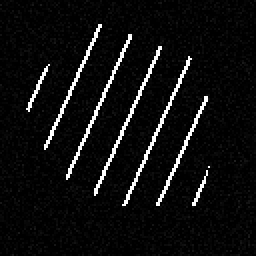
#> input picture hatch_recognition/data/dataset/test/ANSI31/ANSI31_0004_s127.4_r249_irregular.png, 128 x 128 px (shown 2 times larger)
$ python -i texture_features.py   (imports and definitions only)
#> lines starting #> are read from the running program, lines starting #| are printed output that depends on the picture; after the words box and inside, x2 and y2 are one past the last pixel; in counts of white or black regions, pixels touching at a corner belong together
"""
Classical texture cues for weak-periodic fills (GRAVEL vs AR-CONC).

GRAVEL: packed closed pebble/cobble outlines, little sand stipple.
AR-CONC: dense stipple dots + sparse hollow triangles.
"""
from __future__ import annotations

import math
from dataclasses import dataclass

import numpy as np
from PIL import Image, ImageFilter


@dataclass
class AggregateTexture:
    ink_density: float
    stipple_score: float
    closed_loop_score: float
    triangle_score: float
    line_period_score: float
    gravel_score: float
    concrete_score: float
    is_aggregate: bool
    roi_box: tuple[int, int, int, int]  # x0,y0,x1,y1


def _to_gray(img: Image.Image) -> np.ndarray:
    return np.asarray(img.convert("L"), dtype=np.uint8)


def ink_mask(gray: np.ndarray, hi: int = 200) -> np.ndarray:
    """
    Dark ink pixels. Include pure black (0) — binary CAD exports are 0/255.
    Previously `g > 5` dropped all ink on such images and broke dens/TTA.
    """
    g = np.asarray(gray)
    return g < hi


def extract_hatch_roi(gray: np.ndarray, pad: float = 0.04) -> tuple[int, int, int, int]:
    """Tight bbox around dark ink (ignore sparse annotations)."""
    h, w = gray.shape
    # Include soft anti-aliased ink and pure-black binary strokes.
    ink = ink_mask(gray, hi=205)
    ys, xs = np.where(ink)
    if len(xs) < 50:
        return 0, 0, w, h

    dens = float(ink.mean())
    # Sparse fills: grow from densest window until most ink is covered.
    if dens < 0.07 and min(h, w) >= 96:
        win = max(64, min(h, w) // 4)
        step = max(8, win // 4)
        best = (-1.0, 0, 0, w, h)
        for y0 in range(0, max(1, h - win + 1), step):
            for x0 in range(0, max(1, w - win + 1), step):
                d = float(ink[y0 : y0 + win, x0 : x0 + win].mean())
                if d > best[0]:
                    best = (d, x0, y0, x0 + win, y0 + win)
        _, x0, y0, x1, y1 = best
        target = 0.85 * dens * h * w  # cover most ink mass
        for _ in range(24):
            covered = float(ink[y0:y1, x0:x1].sum())
            if covered >= target:
                break
            grown = False
            # Expand toward the side that adds the most ink
            cands = []
            if x0 > 0:
                cands.append(("l", float(ink[y0:y1, max(0, x0 - step) : x0].sum())))
            if x1 < w:
                cands.append(("r", float(ink[y0:y1, x1 : min(w, x1 + step)].sum())))
            if y0 > 0:
                cands.append(("u", float(ink[max(0, y0 - step) : y0, x0:x1].sum())))
            if y1 < h:
                cands.append(("d", float(ink[y1 : min(h, y1 + step), x0:x1].sum())))
            if not cands:
                break
            cands.sort(key=lambda t: t[1], reverse=True)
            side, add = cands[0]
            if add < 1:
                break
            if side == "l":
                x0 = max(0, x0 - step)
            elif side == "r":
                x1 = min(w, x1 + step)
            elif side == "u":
                y0 = max(0, y0 - step)
            else:
                y1 = min(h, y1 + step)
            grown = True
            if not grown:
                break
        px, py = int((x1 - x0) * pad), int((y1 - y0) * pad)
        return max(0, x0 - px), max(0, y0 - py), min(w, x1 + px), min(h, y1 + py)

    # Keep central mass: discard outlier ink far from median
    mx, my = float(np.median(xs)), float(np.median(ys))
    dist = np.hypot(xs - mx, ys - my)
    keep = dist < np.percentile(dist, 94)
    xs, ys = xs[keep], ys[keep]
    if len(xs) < 30:
        return 0, 0, w, h
    x0, x1 = int(xs.min()), int(xs.max()) + 1
    y0, y1 = int(ys.min()), int(ys.max()) + 1
    px, py = int((x1 - x0) * pad), int((y1 - y0) * pad)
    x0, y0 = max(0, x0 - px), max(0, y0 - py)
    x1, y1 = min(w, x1 + px), min(h, y1 + py)
    if x1 - x0 < 24 or y1 - y0 < 24:
        return 0, 0, w, h
    return x0, y0, x1, y1


def _stipple_score(binary: np.ndarray) -> float:
    """Fraction of ink that is isolated 1–3px blobs (sand dots)."""
    from scipy import ndimage  # optional; fallback below

    try:
        labeled, n = ndimage.label(binary)
        if n == 0:
            return 0.0
        sizes = ndimage.sum(binary, labeled, index=np.arange(1, n + 1))
        tiny = float((sizes <= 4).sum())
        return tiny / max(n, 1)
    except Exception:
        # Fallback without scipy: local peakiness
        ink = binary.astype(np.float32)
        if ink.sum() < 10:
            return 0.0
        # Count pixels with few neighbors
        pad = np.pad(ink, 1)
        nb = (
            pad[0:-2, 0:-2]
            + pad[0:-2, 1:-1]
            + pad[0:-2, 2:]
            + pad[1:-1, 0:-2]
            + pad[1:-1, 2:]
            + pad[2:, 0:-2]
            + pad[2:, 1:-1]
            + pad[2:, 2:]
        )
        lone = ((ink > 0) & (nb <= 2)).mean()
        return float(lone)


def _closed_loop_score(gray: np.ndarray) -> float:
    """
    Estimate packed closed outlines: edge pixels that form ring-like structures.
    High for GRAVEL, lower for stipple fields.
    """
    # Simple edge via gradient
    g = gray.astype(np.float32)
    gx = np.abs(g[:, 1:] - g[:, :-1])
    gy = np.abs(g[1:, :] - g[:-1, :])
    edge = np.zeros_like(g)
    edge[:, 1:] = np.maximum(edge[:, 1:], gx)
    edge[1:, :] = np.maximum(edge[1:, :], gy)
    ebin = edge > 28
    dens = float(ebin.mean())
    if dens < 0.01:
        return 0.0
    # Local circularity proxy: for each edge pixel, check if opposite side also edged
    # Sample grid of centers and look for ring signatures
    h, w = gray.shape
    hits = 0
    trials = 0
    step = max(4, min(h, w) // 28)
    radii = [max(3, min(h, w) // 40), max(5, min(h, w) // 28), max(7, min(h, w) // 20)]
    for cy in range(step, h - step, step):
        for cx in range(step, w - step, step):
            # Prefer centers in white-ish interior (inside pebble)
            if gray[cy, cx] < 180:
                continue
            trials += 1
            ring = 0
            for r in radii:
                cnt = 0
                for a in range(0, 360, 30):
                    rad = math.radians(a)
                    x = int(cx + r * math.cos(rad))
                    y = int(cy + r * math.sin(rad))
                    if 0 <= x < w and 0 <= y < h and ebin[y, x]:
                        cnt += 1
                if cnt >= 7:
                    ring += 1
            if ring >= 1:
                hits += 1
    if trials == 0:
        return dens * 2.0
    return float(hits / trials) * (0.5 + dens)


def _triangle_score(gray: np.ndarray) -> float:
    """
    Rough detector for small hollow triangles (AR-CONC aggregate shards).
    Uses corner-rich closed contours of moderate size.
    """
    try:
        from scipy import ndimage
    except Exception:
        return 0.0

    # Edges
    g = gray.astype(np.float32)
    blur = ndimage.gaussian_filter(g, 0.6)
    edge = np.abs(ndimage.sobel(blur))
    ebin = edge > np.percentile(edge, 88)
    # Invert: find bright holes enclosed by dark/edge — use ink outlines
    ink = gray < 160
    # Dilate slightly and look for small cavities? Simpler: connected components of edge
    labeled, n = ndimage.label(ebin)
    if n == 0:
        return 0.0
    h, w = gray.shape
    area = h * w
    good = 0
    checked = 0
    for i in range(1, min(n + 1, 800)):
        ys, xs = np.where(labeled == i)
        if len(xs) < 12 or len(xs) > area * 0.02:
            continue
        checked += 1
        x0, x1 = xs.min(), xs.max()
        y0, y1 = ys.min(), ys.max()
        bw, bh = x1 - x0 + 1, y1 - y0 + 1
        if bw < 4 or bh < 4 or max(bw, bh) > min(h, w) * 0.15:
            continue
        # Compactness and triangularity via extent
        extent = len(xs) / max(bw * bh, 1)
        aspect = max(bw, bh) / max(min(bw, bh), 1)
        if 0.25 < extent < 0.75 and aspect < 2.2:
            # Hollow: interior mean brighter than edge
            cy, cx = int(ys.mean()), int(xs.mean())
            if gray[cy, cx] > 180:
                good += 1
    if checked == 0:
        return 0.0
    return float(good) / max(checked, 1) * 5.0  # scale up sparse hits


def _line_period_score(gray: np.ndarray) -> float:
    """High if dominant parallel-line periodicity (ANSI/LINE) — reject from aggregate path."""
    g = gray.astype(np.float32)
    g = g - g.mean()
    # Autocorr on mid row/col projections
    row = g.mean(axis=0)
    col = g.mean(axis=1)

    def peak_ratio(sig: np.ndarray) -> float:
        if len(sig) < 32:
            return 0.0
        f = np.fft.rfft(sig)
        p = np.abs(f) ** 2
        p[0] = 0
        if p.sum() < 1e-6:
            return 0.0
        # Ignore very low freq
        lo = max(2, len(p) // 40)
        band = p[lo:]
        if band.size == 0:
            return 0.0
        return float(band.max() / (band.mean() + 1e-8))

    return max(peak_ratio(row), peak_ratio(col)) / 20.0  # normalize roughly to 0-1+


def analyze_aggregate(img: Image.Image) -> AggregateTexture:
    gray_full = _to_gray(img)
    box = extract_hatch_roi(gray_full)
    x0, y0, x1, y1 = box
    gray = gray_full[y0:y1, x0:x1]
    # Light denoise
    patch = Image.fromarray(gray).filter(ImageFilter.MedianFilter(size=3))
    gray = np.asarray(patch, dtype=np.uint8)

    ink = ink_mask(gray, hi=200)
    dens = float(ink.mean())
    stipple = _stipple_score(ink)
    loops = _closed_loop_score(gray)
    tris = _triangle_score(gray)
    lines = _line_period_score(gray)

    # Heuristic combination (tuned to synthetic looks; fusion layer calibrates)
    gravel = 1.6 * loops + 0.2 * dens - 0.9 * stipple - 0.4 * tris - 0.8 * lines
    concrete = 1.2 * stipple + 0.9 * tris + 0.15 * dens - 0.9 * loops - 0.8 * lines

    is_agg = dens > 0.03 and lines < 0.85 and (loops > 0.02 or stipple > 0.15 or tris > 0.05)

    return AggregateTexture(
        ink_density=dens,
        stipple_score=float(stipple),
        closed_loop_score=float(loops),
        triangle_score=float(tris),
        line_period_score=float(lines),
        gravel_score=float(gravel),
        concrete_score=float(concrete),
        is_aggregate=bool(is_agg),
        roi_box=box,
    )

>>> from PIL import Image
>>> picture = Image.open('data/dataset/test/ANSI31/ANSI31_0004_s127.4_r249_irregular.png')
#> picture is the input picture: PIL image 128x128 L; min 0, max 255, mean 14.8
>>> result = analyze_aggregate(picture)
#> in ink_mask, `return g < hi`:
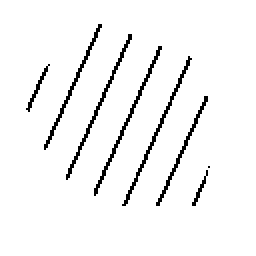
#> returned value: shape (128, 128) bool (shown 2 times larger); 95.4% white; black in thin lines or dots, all inside (x1, y1, x2, y2) = (13, 12, 105, 103)
#> in extract_hatch_roi, `ys, xs = np.where(ink)`: ys = 15633 values from 0 to 127; xs = 15633 values, max 127 at index 127, min 0 at index 0, mean 63.58
#> in extract_hatch_roi, `dens = float(ink.mean())`: dens = 0.954
#> in extract_hatch_roi, `mx, my = float(np.median(xs)), float(np.median(ys))`: mx = 64
#> in extract_hatch_roi, `dist = np.hypot(xs - mx, ys - my)`: dist = 15633 values, max 90.51 at index 0, min 0 at index 7824, mean 49.83
#> in extract_hatch_roi, `xs, ys = xs[keep], ys[keep]`: xs = 14692 values, max 127 at index 2416, min 0 at index 2538, mean 63.76; ys = 14692 values from 0 to 127
#> in extract_hatch_roi, `x0, x1 = int(xs.min()), int(xs.max()) + 1`: x0 = 0; x1 = 128
#> in extract_hatch_roi, `y0, y1 = int(ys.min()), int(ys.max()) + 1`: y0 = 0; y1 = 128
#> in extract_hatch_roi, `px, py = int((x1 - x0) * pad), int((y1 - y0) * pad)`: px = 5
#> in analyze_aggregate, `box = extract_hatch_roi(gray_full)`: box = (0, 0, 128, 128)
#> in analyze_aggregate, `x0, y0, x1, y1 = box`: x0 = 0; x1 = 128
#> call 2 of ink_mask, with hi = 200
#> in ink_mask (call 2), `return g < hi`:
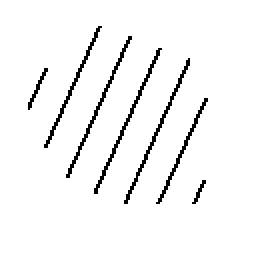
#> returned value: shape (128, 128) bool (shown 2 times larger); 95.6% white; black in thin lines or dots, all inside (x1, y1, x2, y2) = (14, 13, 104, 102)
#> in analyze_aggregate, `dens = float(ink.mean())`: dens = 0.956
#> in _stipple_score, `labeled, n = ndimage.label(binary)`: n = 1
#> in _stipple_score, `sizes = ndimage.sum(binary, labeled, index=np.arange(1, n + 1))`: sizes = [15662]
#> in _stipple_score, `tiny = float((sizes <= 4).sum())`: tiny = 0
#> in _closed_loop_score, `edge[:, 1:] = np.maximum(edge[:, 1:], gx)`:
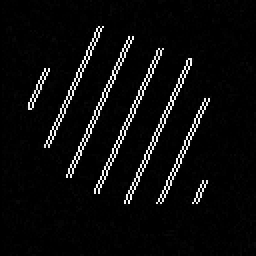
#> edge: shape (128, 128) float32 (shown 2 times larger); min 0, max 255, mean 12.1
#> in _closed_loop_score, `ebin = edge > 28`: ebin: shape (128, 128) bool; 4.6% white in thin lines or dots, all inside (x1, y1, x2, y2) = (14, 13, 105, 103)
#> in _closed_loop_score, `dens = float(ebin.mean())`: dens = 0.0456
#> in analyze_aggregate, `loops = _closed_loop_score(gray)`: loops = 0
#> in _triangle_score, `blur = ndimage.gaussian_filter(g, 0.6)`:
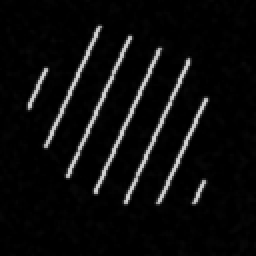
#> blur: shape (128, 128) float32 (shown 2 times larger); min 0, max 213.8, mean 12.7
#> in _triangle_score, `edge = np.abs(ndimage.sobel(blur))`:
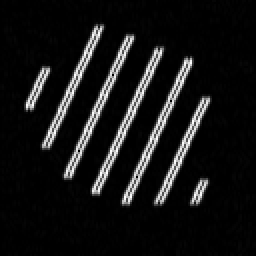
#> edge: shape (128, 128) float32 (shown 2 times larger); min 0, max 806, mean 68.3; drawn with min black and max white
#> in _triangle_score, `ebin = edge > np.percentile(edge, 88)`:
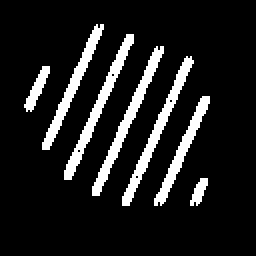
#> ebin: shape (128, 128) bool (shown 2 times larger); 12% white; 7 white regions, largest, box (x1, y1, x2, y2) and area: (46, 23, 82, 98) 392, (61, 28, 97, 103) 384, (32, 17, 67, 90) 382
#> in _triangle_score, `labeled, n = ndimage.label(ebin)`:
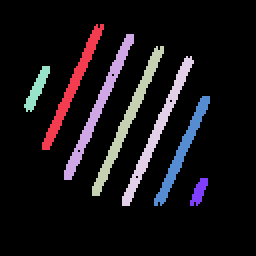
#> labeled: shape (128, 128) int32 (shown 2 times larger); 8 distinct labels, from 0 to 7; one colour per label, 0 black
#> in _triangle_score, `labeled, n = ndimage.label(ebin)`: n = 7
#> the loop in _triangle_score, `for i in range(1, min(n + 1, 800)):` made 7 passes
#> (x0, x1, y0, y1, bw, bh, extent, aspect) on pass 7: (95, 103, 89, 102, 9, 14, 0.548, 1.56)
#> (x0, x1, y0, y1, bw, bh) on passes 5 to 6: (12, 24, 33, 55, 13, 23), (77, 104, 48, 102, 28, 55)
#> after the loop in _triangle_score, `for i in range(1, min(n + 1, 800)):`: checked = 3; good = 1
#> in analyze_aggregate, `tris = _triangle_score(gray)`: tris = 1.67
#> in _line_period_score, `row = g.mean(axis=0)`: row = 128 values, max 18.71 at index 48, min -11.66 at index 11, mean 0
#> in _line_period_score, `col = g.mean(axis=1)`: col = 128 values, max 12.67 at index 53, min -11.76 at index 8, mean 0
#> in peak_ratio, `p = np.abs(f) ** 2`: p = 65 values, max 444469.6 at index 1, min 0 at index 0, mean 8583.1
#> in peak_ratio, `lo = max(2, len(p) // 40)`: lo = 2
#> in peak_ratio, `band = p[lo:]`: band = 63 values, max 24004.9 at index 0, min 0.017 at index 61, mean 1800.5
#> in analyze_aggregate, `lines = _line_period_score(gray)`: lines = 1.11
#> in analyze_aggregate, `gravel = 1.6 * loops + 0.2 * dens - 0.9 * stipple - 0.4 * tris - 0.8 *..`: gravel = -1.37
#> in analyze_aggregate, `concrete = 1.2 * stipple + 0.9 * tris + 0.15 * dens - 0.9 * loops - 0...`: concrete = 0.753
#> in analyze_aggregate, `is_agg = dens > 0.03 and lines < 0.85 and (loops > 0.02 or stipple > 0..`: is_agg = False

$ run again, on hatch_recognition/data/dataset/test/ANSI31/ANSI31_0082_s72.3_r26_irregular.png
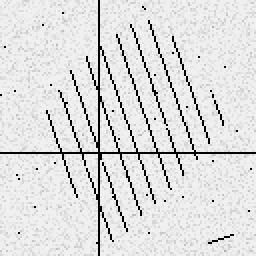
#> input picture hatch_recognition/data/dataset/test/ANSI31/ANSI31_0082_s72.3_r26_irregular.png, 128 x 128 px (shown 2 times larger)
#> picture is the input picture: PIL image 128x128 L; min 0, max 240, mean 219.8
#> in ink_mask, `return g < hi`:
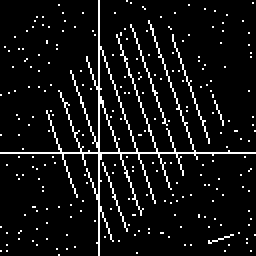
#> returned value: shape (128, 128) bool (shown 2 times larger); 7.2% white in thin lines or dots
#> in extract_hatch_roi, `ys, xs = np.where(ink)`: ys = 1182 values from 0 to 127; xs = 1182 values, max 127 at index 568, min 0 at index 340, mean 63.33
#> in extract_hatch_roi, `dens = float(ink.mean())`: dens = 0.0721
#> mx = 61; my = 67
#> dist = 1182 values, max 92.63 at index 4, min 2.83 at index 611, mean 36.74
#> in extract_hatch_roi, `xs, ys = xs[keep], ys[keep]`: xs = 1111 values, max 127 at index 536, min 0 at index 308, mean 62.37; ys = 1111 values from 2 to 127
#> in extract_hatch_roi, `x0, x1 = int(xs.min()), int(xs.max()) + 1`: x0 = 0; x1 = 128
#> in extract_hatch_roi, `y0, y1 = int(ys.min()), int(ys.max()) + 1`: y0 = 2; y1 = 128
#> px = 5
#> in extract_hatch_roi, `x0, y0 = max(0, x0 - px), max(0, y0 - py)`: y0 = 0
#> box = (0, 0, 128, 128)
#> in analyze_aggregate, `x0, y0, x1, y1 = box`: x0 = 0; x1 = 128
#> in analyze_aggregate, `dens = float(ink.mean())`: dens = 0.00781
#> in _stipple_score, `labeled, n = ndimage.label(binary)`: n = 15
#> sizes = [7, 8, 2, 12, 9, 8, 8, 17, 8, 8, 8, 8, 7, 9, 9]
#> tiny = 1
#> stipple = 0.0667
#> in _closed_loop_score, `dens = float(ebin.mean())`: dens = 0.0137
#> loops = 0
#> ink: shape (128, 128) bool; 0.76% white in thin lines or dots, all inside (x1, y1, x2, y2) = (29, 23, 99, 109)
#> in _triangle_score, `labeled, n = ndimage.label(ebin)`:
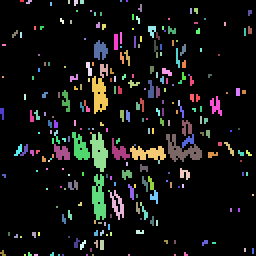
#> labeled: shape (128, 128) int32 (shown 2 times larger); 270 distinct labels, from 0 to 269; one colour per label, 0 black
#> in _triangle_score, `labeled, n = ndimage.label(ebin)`: n = 269
#> the loop in _triangle_score, `for i in range(1, min(n + 1, 800)):` made 269 passes
#> (x0, x1, y0, y1, bw, bh, extent, aspect) on passes 29, 45, 67, 72, 109, 140, 154, 158: (74, 77, 13, 18, 4, 6, 0.667, 1.5), (47, 53, 20, 29, 7, 10, 0.686, 1.43), (50, 53, 32, 38, 4, 7, 0.714, 1.75), (81, 85, 34, 37, 5, 4, 0.65, 1.25), (105, 110, 48, 57, 6, 10, 0.517, 1.67), (91, 95, 60, 67, 5, 8, 0.65, 1.6), (36, 44, 66, 79, 9, 14, 0.579, 1.56), (83, 100, 67, 80, 18, 14, 0.452, 1.29)
#> after the loop in _triangle_score, `for i in range(1, min(n + 1, 800)):`: checked = 29; good = 14
#> tris = 2.41
#> row = 128 values, max 4.07 at index 5, min -49.05 at index 50, mean 1.61e-06
#> col = 128 values, max 3.7 at index 113, min -49.1 at index 77, mean 0
#> p = 65 values, max 46708.2 at index 1, min 4.24e-08 at index 0, mean 6522.6
#> lo = 2
#> band = 63 values, max 39122.8 at index 11, min 55.7 at index 40, mean 5988.3
#> lines = 0.327
#> gravel = -1.29
#> concrete = 1.99
#> is_agg = False

$ run again, on hatch_recognition/data/dataset/test/ANSI31/ANSI31_0107_s69.3_r238_irregular.png
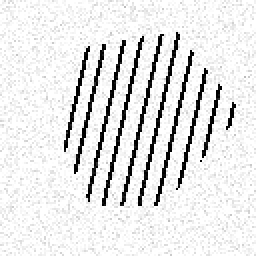
#> input picture hatch_recognition/data/dataset/test/ANSI31/ANSI31_0107_s69.3_r238_irregular.png, 128 x 128 px (shown 2 times larger)
#> picture is the input picture: PIL image 128x128 L; min 0, max 255, mean 228.7
#> in ink_mask, `return g < hi`:
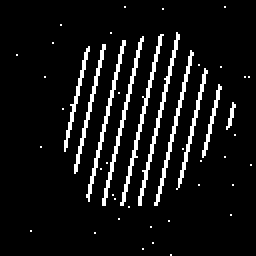
#> returned value: shape (128, 128) bool (shown 2 times larger); 8% white in thin lines or dots
#> in extract_hatch_roi, `ys, xs = np.where(ink)`: ys = 1317 values from 3 to 127; xs = 1317 values, max 125 at index 1078, min 8 at index 98, mean 70.05
#> in extract_hatch_roi, `dens = float(ink.mean())`: dens = 0.0804
#> mx = 70; my = 59
#> dist = 1317 values, max 78.49 at index 1312, min 0 at index 662, mean 29.11
#> in extract_hatch_roi, `xs, ys = xs[keep], ys[keep]`: xs = 1238 values, max 113 at index 709, min 31 at index 528, mean 69.33; ys = 1238 values from 17 to 102
#> in extract_hatch_roi, `x0, x1 = int(xs.min()), int(xs.max()) + 1`: x0 = 31; x1 = 114
#> in extract_hatch_roi, `y0, y1 = int(ys.min()), int(ys.max()) + 1`: y0 = 17; y1 = 103
#> px = 3
#> in extract_hatch_roi, `x0, y0 = max(0, x0 - px), max(0, y0 - py)`: x0 = 28; y0 = 14
#> in extract_hatch_roi, `x1, y1 = min(w, x1 + px), min(h, y1 + py)`: x1 = 117; y1 = 106
#> box = (28, 14, 117, 106)
#> in analyze_aggregate, `x0, y0, x1, y1 = box`: x0 = 28; y0 = 14; x1 = 117; y1 = 106
#> in analyze_aggregate, `dens = float(ink.mean())`: dens = 0.152
#> in _stipple_score, `labeled, n = ndimage.label(binary)`: n = 10
#> sizes = [170, 169, 166, 156, 126, 100, 152, 114, 70, 22]
#> tiny = 0
#> in _closed_loop_score, `dens = float(ebin.mean())`: dens = 0.164
#> loops = 0.00726
#> ink: shape (92, 89) bool; 15.2% white in thin lines or dots, all inside (x1, y1, x2, y2) = (4, 3, 89, 88)
#> in _triangle_score, `labeled, n = ndimage.label(ebin)`:
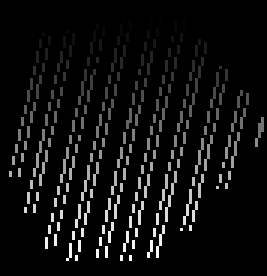
#> labeled: shape (92, 89) int32 (shown 3 times larger); min 0, max 284, mean 17.1; drawn with min black and max white
#> in _triangle_score, `labeled, n = ndimage.label(ebin)`: n = 284
#> the loop in _triangle_score, `for i in range(1, min(n + 1, 800)):` made 284 passes
#> (ys, xs) on passes 1 to 3: ([4, 5], [59, 59]), ([4], [62]), ([5, 6, 7, 8], [50, 50, 50, 50])
#> after the loop in _triangle_score, `for i in range(1, min(n + 1, 800)):`: checked = 0
#> row = 89 values, max 38.66 at index 1, min -31.32 at index 51, mean -3.55e-06
#> col = 92 values, max 37.97 at index 2, min -20.63 at index 41, mean -8.71e-07
#> p = 45 values, max 697741.3 at index 1, min 9.96e-08 at index 0, mean 23263.4
#> lo = 2
#> band = 43 values, max 131684.4 at index 0, min 54.39 at index 36, mean 8118.9
#> lines = 0.811
#> gravel = -0.607
#> concrete = -0.633
#> is_agg = False

$ run again, on hatch_recognition/data/dataset/test/ANSI31/ANSI31_0143_s72.3_r170_irregular.png
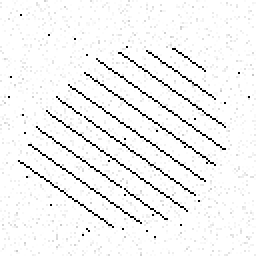
#> input picture hatch_recognition/data/dataset/test/ANSI31/ANSI31_0143_s72.3_r170_irregular.png, 128 x 128 px (shown 2 times larger)
#> picture is the input picture: PIL image 128x128 L; min 0, max 255, mean 242.9
#> in extract_hatch_roi, `ys, xs = np.where(ink)`: ys = 664 values from 7 to 125; xs = 664 values, max 126 at index 75, min 2 at index 171, mean 64.44
#> in extract_hatch_roi, `dens = float(ink.mean())`: dens = 0.0405
#> after the loop in extract_hatch_roi, `for y0 in range(0, max(1, h - win + 1), step):`: best = (0.0894, 32, 32, 96, 96)
#> in extract_hatch_roi, `_, x0, y0, x1, y1 = best`: x0 = 32; x1 = 96
#> target = 564.4
#> the loop in extract_hatch_roi, `for _ in range(24):` made 4 passes
#> (covered, side, add, y1) on pass 1: (366, 'd', 83, 112)
#> px = 3
#> box = (13, 29, 115, 115)
#> in analyze_aggregate, `x0, y0, x1, y1 = box`: x0 = 13; y0 = 29; x1 = 115
#> in analyze_aggregate, `dens = float(ink.mean())`: dens = 0
#> in _closed_loop_score, `dens = float(ebin.mean())`: dens = 0.000798
#> loops = 0
#> in _triangle_score, `labeled, n = ndimage.label(ebin)`: n = 121
#> the loop in _triangle_score, `for i in range(1, min(n + 1, 800)):` made 121 passes
#> (x0, x1, y0, y1, bw, bh, extent, aspect) on passes 5, 20, 30, 35, 50, 51, 52, 59: (66, 72, 0, 4, 7, 5, 0.571, 1.4), (82, 86, 9, 15, 5, 7, 0.629, 1.4), (16, 25, 19, 28, 10, 10, 0.42, 1), (65, 74, 22, 28, 10, 7, 0.543, 1.43), (19, 29, 32, 39, 11, 8, 0.511, 1.38), (66, 73, 32, 39, 8, 8, 0.469, 1), (50, 57, 33, 38, 8, 6, 0.562, 1.33), (72, 80, 38, 44, 9, 7, 0.603, 1.29)
#> after the loop in _triangle_score, `for i in range(1, min(n + 1, 800)):`: checked = 31; good = 17
#> tris = 2.74
#> in _line_period_score, `g = g - g.mean()`:
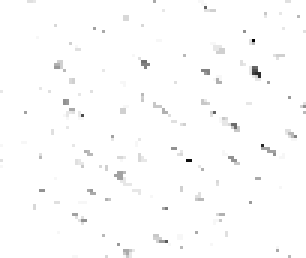
#> g: shape (86, 102) float32 (shown 3 times larger); min -32.7, max 0.299, mean -6.61e-06; drawn with min black and max white
#> row = 102 values, max 0.299 at index 1, min -1.01 at index 84, mean -6.61e-06
#> col = 86 values, max 0.299 at index 7, min -0.808 at index 53, mean -6.61e-06
#> p = 52 values, max 39.14 at index 2, min 4.55e-07 at index 0, mean 6.04
#> lo = 2
#> band = 50 values, max 39.14 at index 0, min 0.00349 at index 47, mean 5.64
#> lines = 0.361
#> gravel = -1.39
#> concrete = 2.18
#> is_agg = False
